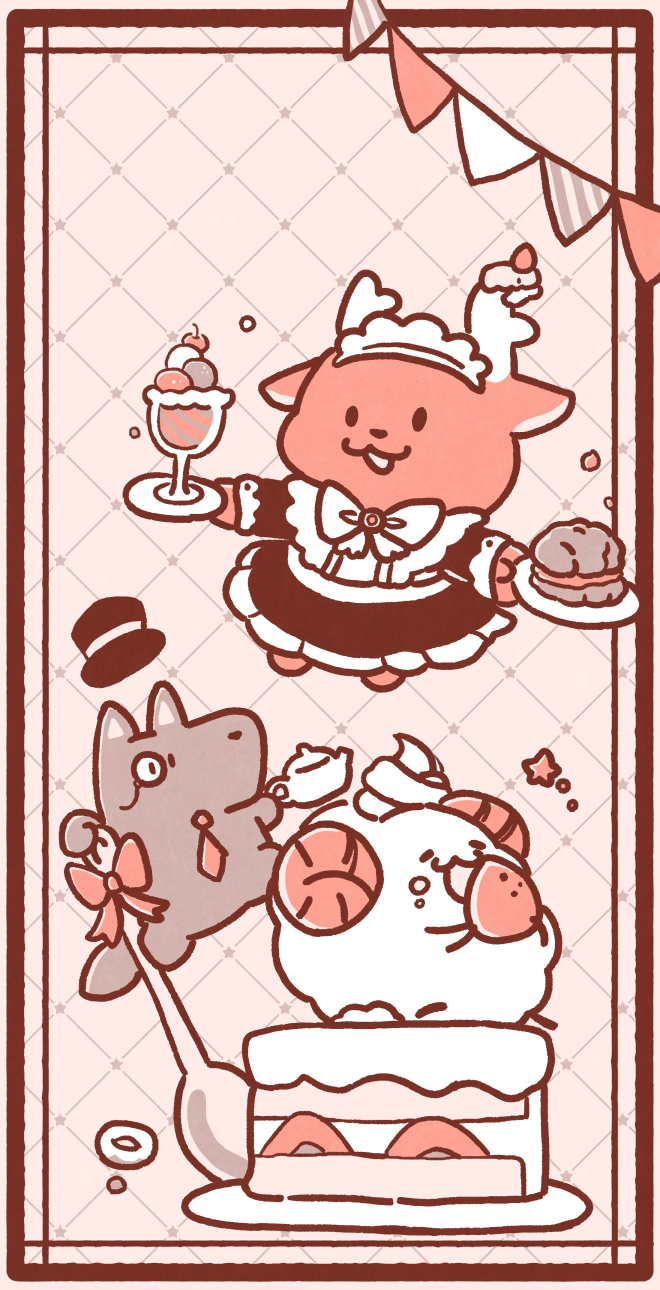
#> input picture _art/holo-test/source-5.0/悠閒時光系列 拆三張卡.jpg, 1320 x 2580 px (shown at 1/2 size)
$ python prepare_5_0_flat.py
#> lines starting #> are read from the running program, lines starting #| are printed output that depends on the picture
# -*- coding: utf-8 -*-
"""5.0 八張系列卡改走 flat（滿版平鋪、不摳圖）——使用者 2026-09-13：「摳不出來就不要摳、人物要置中」。
每張卡＝原畫以角色為中心裁一個 5:7 視窗（角色約佔卡高六成、中心落在卡高 44%，下方留名字框），縮成 600×840。
小丑玥玥維持 framed（單一角色，Astra 已去掉外圍白底）。只有裁切與 LANCZOS 縮放，不改任何 RGB、不補畫。"""
from pathlib import Path
from PIL import Image
HERE = Path(__file__).parent
SRC = HERE / 'source-5.0'
TEA = SRC / '悠閒時光系列 拆三張卡.jpg'
STAR = SRC / 'star-frame-120.png'        # ffmpeg 抽第 120 幀（2.000 秒），同 Astra 選的那一格
OMEGA = SRC / '奧米加咆嘯獸 神話.png'
# 2026-09-13 第二次退回：「甜點系列放大一點、以角色的臉為主置中、龍總拉更近；尾巴裁掉可以，臉一定在卡中間」
# id → (來源, 臉的中心 (x,y), 視窗高度＝來源像素)。臉放在卡寬 50%、卡高 40%。
CARDS = {
    'tiandianaini': (TEA, (750, 830), 1150),
    'xiawujiaojiao': (TEA, (380, 1500), 1000),
    'danngaomie': (TEA, (730, 1740), 1150),
    'wangyuanmie': (STAR, (300, 1180), 620),
    'xingyejiao': (STAR, (755, 1190), 900),   # 2026-09-13 使用者：今晚不睡膠＋提籃摘星獸併成一張（兩隻臉的中點）
    'shanqiulong': (STAR, (790, 905), 420),
    'aomijiapaoxiaoshou': (OMEGA, (2280, 990), 1900),
}
FACE_X, FACE_Y = .5, .40   # 文字框上緣在卡高 80%（bottom 4%＋height 16%），「卡頂到文字框上緣」那塊的中心＝40%
def window(size, face, ch):
    W, H = size; fx, fy = face
    ch = min(ch, H); cw = ch * 5 / 7
    if cw > W: cw = W; ch = cw * 7 / 5
    x0 = fx - cw * FACE_X; y0 = fy - ch * FACE_Y
    x0 = min(max(0, x0), W - cw); y0 = min(max(0, y0), H - ch)
    return (round(x0), round(y0), round(x0 + cw), round(y0 + ch))
def main():
    for ident, (src, face, ch) in CARDS.items():
        im = Image.open(src).convert('RGBA'); win = window(im.size, face, ch)
#> after `win = window(im.size, face, ch)`: win = (339, 370, 1161, 1520)
        out = im.crop(win).resize((600, 840), Image.LANCZOS)
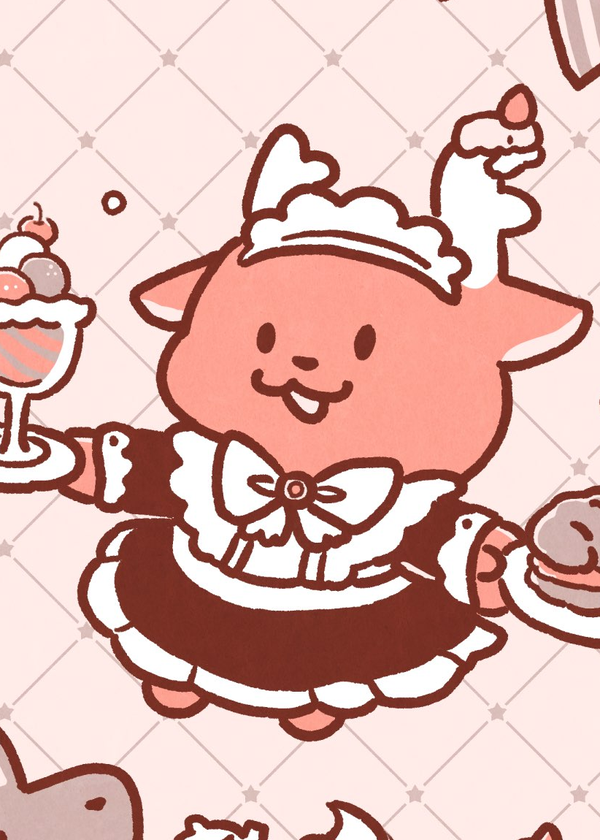
#> out: PIL image 600x840 RGBA; mean R, G, B, A 223.2, 185.3, 179, 255
        out.save(HERE / 'art' / f'card-{ident}.png'); print(ident, im.size, 'window', win)
#| tiandianaini (1320, 2580) window (339, 370, 1161, 1520)
#> (the run stopped early here; a loop or call above may not have finished)
